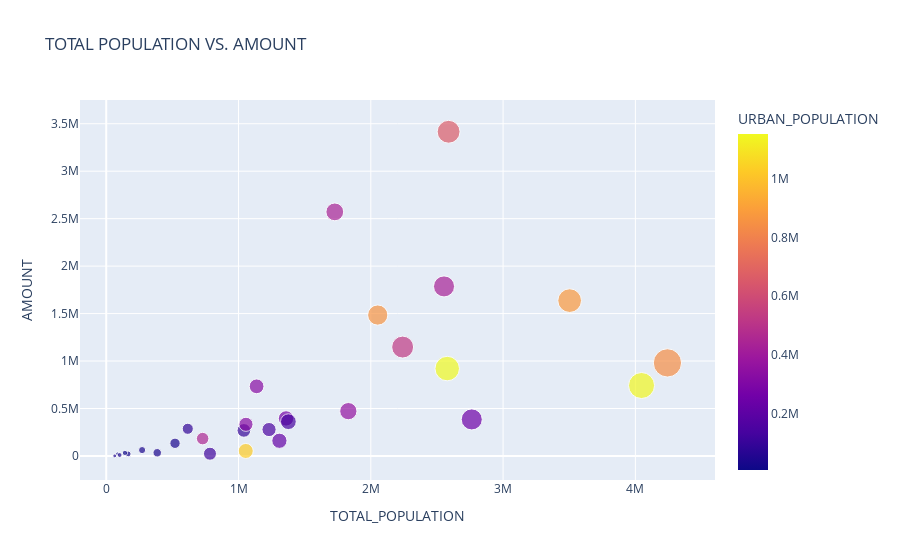

The notebook cell this image was saved under:
### Code cell
#Interactive scatterplot showing the relationship between amount and population based on urban population
px.scatter(df_plot, x='TOTAL_POPULATION', y='AMOUNT',color='URBAN_POPULATION',title='TOTAL POPULATION VS. AMOUNT',
           size='LITERATE_POPULATION',hover_name=df_plot.index)
#There is a correlation between population and amount, higher urban population results in higher amount of sales

### Figure 1 — Plotly figure (JSON) as saved in the notebook; plotly's stock layout.template omitted (floating-point values rounded to 4 significant figures)
{"data": [{"hovertemplate": "<b>%{hovertext}</b><br><br>TOTAL_POPULATION=%{x}<br>AMOUNT=%{y}<br>LITERATE_POPULATION=%{marker.size}<br>URBAN_POPULATION=%{marker.color}<extra></extra>", "hovertext": ["ANDHRA PRADESH", "ARUNACHAL PRADESH", "ASSAM", "BIHAR", "CHANDIGARH", "CHHATTISGARH", "DELHI", "GOA", "HARYANA", "HIMACHAL PRADESH", "JHARKHAND", "KARNATAKA", "KERALA", "LAKSHADWEEP", "MADHYA PRADESH", "MAHARASHTRA", "MANIPUR", "MEGHALAYA", "MIZORAM", "NAGALAND", "ODISHA", "PUNJAB", "RAJASTHAN", "SIKKIM", "TAMIL NADU", "TELANGANA", "TRIPURA", "UTTAR PRADESH", "UTTARAKHAND", "WEST BENGAL"], "legendgroup": "", "marker": {"color": [1144000.0, 10090.0, 97400.0, 253000.0, 1026000.0, 224000.0, 529900.0, 455100.0, 328900.0, 40560.0, 148200.0, 437600.0, 1151000.0, 50270.0, 273200.0, 659200.0, 38850.0, 42990.0, 42860.0, 32550.0, 140400.0, 328000.0, 364200.0, 17750.0, 856400.0, 877500.0, 123100.0, 432100.0, 91170.0, 839100.0], "coloraxis": "coloraxis", "size": [2747000.0, 54790.0, 757700.0, 1795000.0, 911600.0, 936900.0, 1950000.0, 635500.0, 880600.0, 435100.0, 811300.0, 1281000.0, 2436000.0, 59460.0, 956300.0, 2114000.0, 208000.0, 291200.0, 92920.0, 131500.0, 1006000.0, 810400.0, 1206000.0, 113700.0, 1654000.0, 2276000.0, 686600.0, 1797000.0, 499700.0, 3240000.0], "sizemode": "area", "sizeref": 8099.0, "symbol": "circle"}, "mode": "markers", "name": "", "orientation": "v", "showlegend": false, "type": "scatter", "x": [4046601, 85109, 1040644, 2763000.0, 1054686, 1309000.0, 2240749, 728900.0, 1136784, 520000.0, 1230710, 1727765, 2577670, 64429, 1359354, 2588039, 271274, 385601, 101600.0, 166239, 1376934, 1056000.0, 1830151, 141500.0, 2052338, 3503146, 784200.0, 2553526, 616409, 4242000.0], "xaxis": "x", "y": [742200.0, 21680.0, 269100.0, 385000.0, 52790.0, 159900.0, 1147000.0, 182800.0, 733600.0, 133500.0, 278200.0, 2571000.0, 920800.0, 825, 395400.0, 3415000.0, 61910.0, 33420.0, 9623, 21180.0, 361000.0, 333300.0, 472100.0, 32100.0, 1484000.0, 1637000.0, 23552, 1786000.0, 286300.0, 980500.0], "yaxis": "y"}], "layout": {"coloraxis": {"colorbar": {"title": {"text": "URBAN_POPULATION"}}, "colorscale": [[0, "#0d0887"], [0.1111, "#46039f"], [0.2222, "#7201a8"], [0.3333, "#9c179e"], [0.4444, "#bd3786"], [0.5556, "#d8576b"], [0.6667, "#ed7953"], [0.7778, "#fb9f3a"], [0.8889, "#fdca26"], [1, "#f0f921"]]}, "legend": {"itemsizing": "constant", "tracegroupgap": 0}, "title": {"text": "TOTAL POPULATION VS. AMOUNT"}, "xaxis": {"anchor": "y", "domain": [0, 1], "title": {"text": "TOTAL_POPULATION"}}, "yaxis": {"anchor": "x", "domain": [0, 1], "title": {"text": "AMOUNT"}}}}
